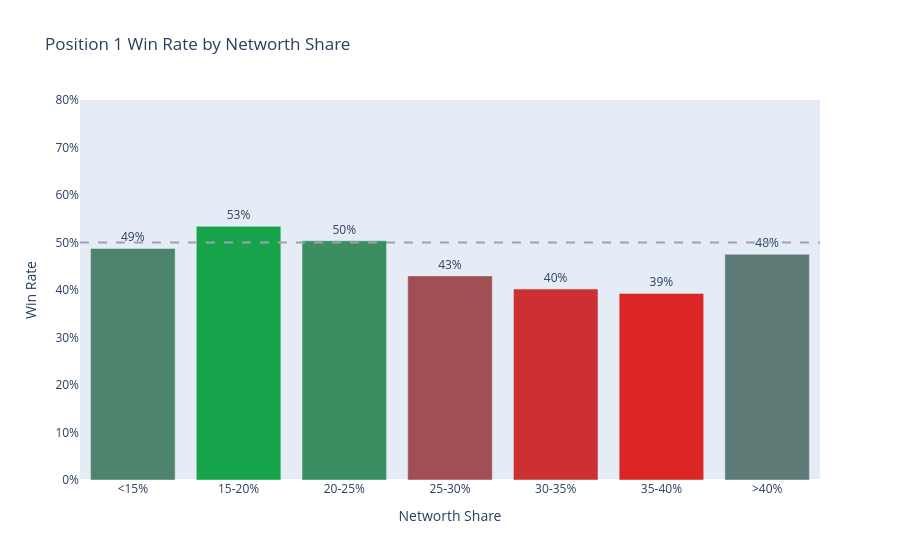

The cell this chart's notebook holds for it:
### Code cell
pos_3 = df[df['position'] == 'POSITION_3'].copy()

pos_3['share_bucket'] = pd.cut(
    pos_3['networth_share'],
    bins=[0, 0.15, 0.20, 0.25, 0.30, 0.35, 0.40, 1.0],
    labels=['<15%', '15-20%', '20-25%', '25-30%', '30-35%', '35-40%', '>40%']
)

winrate_by_share = (
    pos_3.groupby('share_bucket', observed=True)['win']
    .agg(['mean', 'count'])
    .reset_index()
    .rename(columns={'mean': 'winrate', 'count': 'games'})
)

fig = go.Figure()
fig.add_trace(go.Bar(
    x=winrate_by_share['share_bucket'].astype(str),
    y=winrate_by_share['winrate'],
    marker=dict(
        color=winrate_by_share['winrate'],
        colorscale=PLOTLY_COLORSCALES['winrate'],
        showscale=False,
    ),
    customdata=winrate_by_share['games'],
    text=[f"{w:.0%}" for w in winrate_by_share['winrate']],
    textposition='outside',
    hovertemplate='<b>%{x}</b><br>Win Rate: %{y:.1%}<br>Games: %{customdata}<extra></extra>'
))
fig.add_hline(y=0.5, line_dash='dash', line_color=COLORS['text_muted'])
fig.update_layout(
    title='Position 1 Win Rate by Networth Share',
    xaxis=dict(title_text='Networth Share', showgrid=False),
    yaxis=dict(title_text='Win Rate', tickformat='.0%', showgrid=False, range=[0, 0.8]),
    autosize=True
)

### Figure 1 — Plotly figure (JSON) as saved in the notebook; plotly's stock layout.template omitted (floating-point values rounded to 4 significant figures)
{"data": [{"customdata": [5767, 97463, 161521, 45192, 5855, 812, 141], "hovertemplate": "<b>%{x}</b><br>Win Rate: %{y:.1%}<br>Games: %{customdata}<extra></extra>", "marker": {"color": [0.4874, 0.5341, 0.5036, 0.4296, 0.402, 0.3929, 0.4752], "colorscale": [[0, "#dc2626"], [0.5, "#6b7280"], [1, "#16a34a"]], "showscale": false}, "text": ["49%", "53%", "50%", "43%", "40%", "39%", "48%"], "textposition": "outside", "type": "bar", "x": ["<15%", "15-20%", "20-25%", "25-30%", "30-35%", "35-40%", ">40%"], "y": [0.4874, 0.5341, 0.5036, 0.4296, 0.402, 0.3929, 0.4752]}], "layout": {"autosize": true, "shapes": [{"line": {"color": "#9ca3af", "dash": "dash"}, "type": "line", "x0": 0, "x1": 1, "xref": "x domain", "y0": 0.5, "y1": 0.5, "yref": "y"}], "title": {"text": "Position 1 Win Rate by Networth Share"}, "xaxis": {"showgrid": false, "title": {"text": "Networth Share"}}, "yaxis": {"range": [0, 0.8], "showgrid": false, "tickformat": ".0%", "title": {"text": "Win Rate"}}}}
